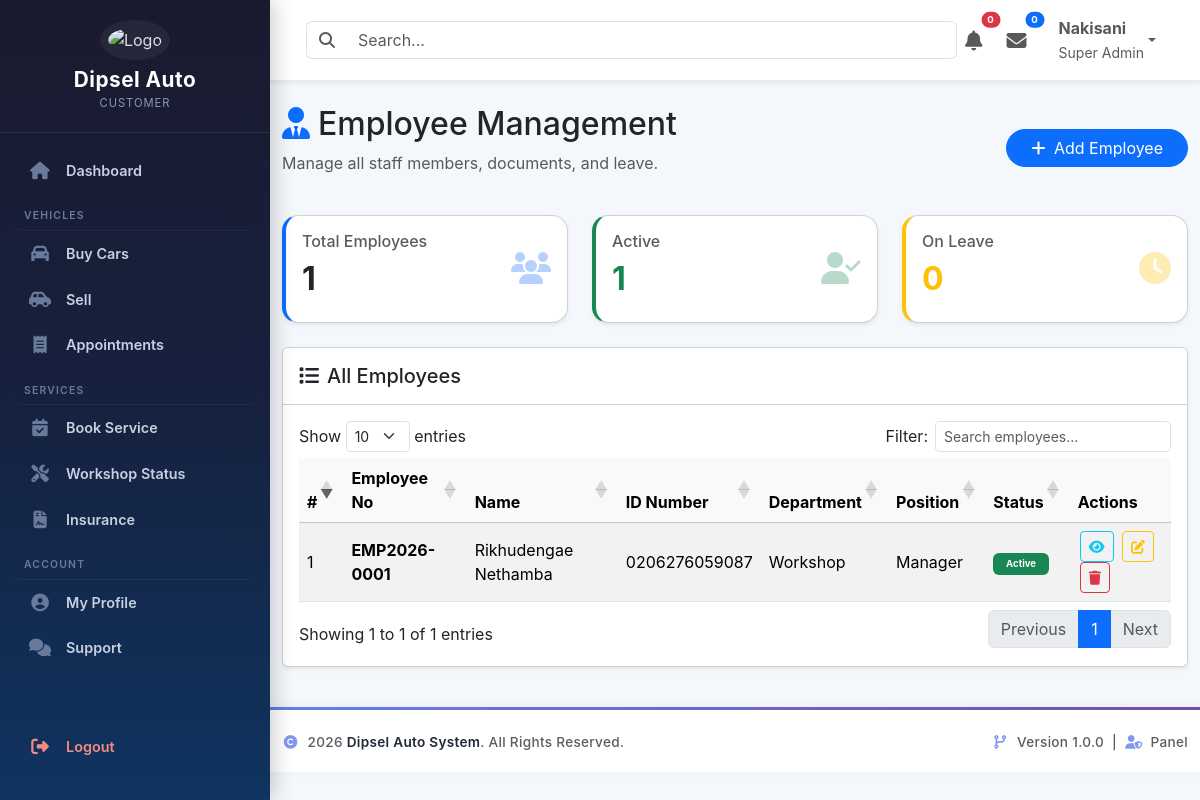
Screenshot of /dashboard/employees/index.php (signed in) with the database file from the repository.
### tables this page shows
CREATE TABLE `persons` (
  `person_id` int(11) NOT NULL,
  `uuid` char(36) NOT NULL,
  `first_name` varchar(100) NOT NULL,
  `middle_name` varchar(100) DEFAULT NULL,
  `last_name` varchar(100) NOT NULL,
  `gender` enum('Male','Female','Other') NOT NULL,
  `date_of_birth` date DEFAULT NULL,
  `id_number` varchar(20) DEFAULT NULL,
  `passport_number` varchar(30) DEFAULT NULL,
  `phone` varchar(20) NOT NULL,
  `email` varchar(150) NOT NULL,
  `password` varchar(255) NOT NULL,
  `profile_photo` varchar(255) DEFAULT NULL,
  `country` varchar(100) DEFAULT 'South Africa',
  `province` varchar(100) DEFAULT NULL,
  `city` varchar(100) DEFAULT NULL,
  `address` text DEFAULT NULL,
  `postal_code` varchar(20) DEFAULT NULL,
  `role` enum('Customer','Employee','Admin','SuperAdmin') NOT NULL DEFAULT 'Customer',
  `status` enum('Active','Inactive','Suspended') NOT NULL DEFAULT 'Active',
  `email_verified` tinyint(1) DEFAULT 0,
  `last_login` datetime DEFAULT NULL,
  `created_at` timestamp NULL DEFAULT current_timestamp(),
  `updated_at` timestamp NULL DEFAULT current_timestamp() ON UPDATE current_timestamp(),
  `reset_token` varchar(255) DEFAULT NULL,
  `reset_token_expiry` datetime DEFAULT NULL
);

CREATE TABLE `employees` (
  `employee_id` int(11) NOT NULL,
  `person_id` int(11) NOT NULL,
  `employee_number` varchar(30) NOT NULL,
  `department` enum('Administration','Sales','Workshop','Marketing','Customer Support','Management') NOT NULL,
  `position` varchar(100) NOT NULL,
  `employment_type` enum('Permanent','Contract','Temporary','Intern') DEFAULT 'Permanent',
  `hire_date` date NOT NULL,
  `salary` decimal(12,2) DEFAULT NULL,
  `supervisor_id` int(11) DEFAULT NULL,
  `employee_status` enum('Active','On Leave','Suspended','Resigned','Terminated') DEFAULT 'Active',
  `created_at` timestamp NOT NULL DEFAULT current_timestamp(),
  `updated_at` timestamp NOT NULL DEFAULT current_timestamp() ON UPDATE current_timestamp(),
  `deleted_at` datetime DEFAULT NULL
);

### includes/auth.php (called while the page is built, shortened)
<?php
require_once __DIR__ . '/../config/database.php';
$sql = "
SELECT
    p.*,
    a.admin_id,
    a.admin_level,
    a.admin_number
FROM persons p
LEFT JOIN admins a
    ON p.person_id = a.person_id
WHERE p.person_id = ?
LIMIT 1
";
$stmt = $pdo->prepare($sql);
$stmt->execute([$_SESSION['person_id']]);
$currentUser = $stmt->fetch(PDO::FETCH_ASSOC);

### dashboard/employees/index.php (the view, shortened to what this page needs)
<?php
require_once '../../includes/auth.php';
require_once '../../config/database.php';
$csrf_token = $_SESSION['csrf_token'];
$totalEmployees = $pdo->query("SELECT COUNT(*) FROM employees WHERE deleted_at IS NULL")->fetchColumn();
$activeEmployees = $pdo->query("SELECT COUNT(*) FROM employees WHERE employee_status = 'Active' AND deleted_at IS NULL")->fetchColumn();
$onLeave = $pdo->query("SELECT COUNT(*) FROM employees WHERE employee_status = 'On Leave' AND deleted_at IS NULL")->fetchColumn();
$sql = "
    SELECT
        e.*,
        p.first_name, p.middle_name, p.last_name,
        p.phone, p.email, p.gender, p.status AS person_status,
        p.id_number
    FROM employees e
    INNER JOIN persons p ON e.person_id = p.person_id
    WHERE e.deleted_at IS NULL
    ORDER BY e.employee_id DESC
";
$employees = $pdo->query($sql);
?>
<!DOCTYPE html>
<html lang="en">
<head>
    <link href="https://cdn.jsdelivr.net/npm/bootstrap@5.3.3/dist/css/bootstrap.min.css" rel="stylesheet">
    <link rel="stylesheet" href="https://cdnjs.cloudflare.com/ajax/libs/font-awesome/6.7.2/css/all.min.css">
    <link rel="stylesheet" href="https://cdn.datatables.net/1.13.7/css/dataTables.bootstrap5.min.css">
</head>
<body>
<?php include '../../includes/sidebar.php'; ?>
<div class="dashboard-wrapper">
    <?php include '../../includes/navbar.php'; ?>
    <div class="container-fluid mt-4">
        <div class="page-header d-flex justify-content-between align-items-center mb-4">
            <div>
                <h2><i class="fas fa-user-tie text-primary me-2"></i>Employee Management</h2>
                <p class="text-muted">Manage all staff members, documents, and leave.</p>
            </div>
            <button class="btn btn-primary rounded-pill px-4" data-bs-toggle="modal" data-bs-target="#employeeModal" onclick="openAddModal()">
                <i class="fas fa-plus me-1"></i> Add Employee
            </button>
        </div>
        <div class="row g-4 mb-4">
            <div class="col-md-4">
                <div class="card stat-card h-100 shadow-sm">
                    <div class="card-body d-flex align-items-center">
                        <div class="flex-grow-1">
                            <h6 class="text-muted">Total Employees</h6>
                            <h2 class="fw-bold"><?= $totalEmployees ?></h2>
                        </div>
                        <div class="stat-icon text-primary"><i class="fas fa-users"></i></div>
                    </div>
                </div>
            </div>
            <div class="col-md-4">
                <div class="card stat-card h-100 shadow-sm" style="border-left-color:#198754;">
                    <div class="card-body d-flex align-items-center">
                        <div class="flex-grow-1">
                            <h6 class="text-muted">Active</h6>
                            <h2 class="fw-bold text-success"><?= $activeEmployees ?></h2>
                        </div>
                        <div class="stat-icon text-success"><i class="fas fa-user-check"></i></div>
                    </div>
                </div>
            </div>
            <div class="col-md-4">
                <div class="card stat-card h-100 shadow-sm" style="border-left-color:#ffc107;">
                    <div class="card-body d-flex align-items-center">
                        <div class="flex-grow-1">
                            <h6 class="text-muted">On Leave</h6>
                            <h2 class="fw-bold text-warning"><?= $onLeave ?></h2>
                        </div>
                        <div class="stat-icon text-warning"><i class="fas fa-clock"></i></div>
                    </div>
                </div>
            </div>
        </div>
        <div class="card shadow-sm">
            <div class="card-header bg-white py-3">
                <h5 class="mb-0"><i class="fas fa-list me-2"></i>All Employees</h5>
            </div>
            <div class="card-body">
                <div class="table-responsive">
                    <table id="employeesTable" class="table table-striped table-hover align-middle">
                        <thead class="table-light">
                            <tr>
                                <th>#</th>
                                <th>Employee No</th>
                                <th>Name</th>
                                <th>ID Number</th>
                                <th>Department</th>
                                <th>Position</th>
                                <th>Status</th>
                                <th>Actions</th>
                            </tr>
                        </thead>
                        <tbody>
                        <?php $counter = 1; while ($row = $employees->fetch()):
                            $statusClass = match($row['employee_status'] ?? 'Active') {
                                'Active' => 'success',
                                'On Leave' => 'warning',
                                'Suspended' => 'danger',
                                'Resigned' => 'secondary',
                                default => 'secondary'
                            };
                        ?>
                            <tr>
                                <td><?= $counter++ ?></td>
                                <td><strong><?= htmlspecialchars($row['employee_number']) ?></strong></td>
                                <td><?= htmlspecialchars($row['first_name'] . ' ' . $row['last_name']) ?></td>
                                <td><?= htmlspecialchars($row['id_number'] ?? 'N/A') ?></td>
                                <td><?= htmlspecialchars($row['department']) ?></td>
                                <td><?= htmlspecialchars($row['position']) ?></td>
                                <td><span class="badge bg-<?= $statusClass ?> badge-status"><?= ucfirst($row['employee_status']) ?></span></td>
                                <td>
                                    <button class="btn btn-sm btn-outline-info action-btn" onclick="viewEmployee(<?= $row['employee_id'] ?>)" title="View"><i class="fas fa-eye"></i></button>
                                    <button class="btn btn-sm btn-outline-warning action-btn" onclick="editEmployee(<?= $row['employee_id'] ?>)" title="Edit"><i class="fas fa-edit"></i></button>
                                    <a href="?action=delete&id=<?= $row['employee_id'] ?>&csrf_token=<?= $csrf_token ?>" class="btn btn-sm btn-outline-danger action-btn" onclick="return confirm('Delete this employee?')" title="Delete"><i class="fas fa-trash"></i></a>
                                </td>
                            </tr>
                        <?php endwhile; ?>
                        </tbody>
                    </table>
                </div>
            </div>
        </div>
    </div>
    <?php include '../../includes/footer.php'; ?>
</body>
</html>

### includes/navbar.php (shortened to what this page needs)
<nav class="navbar navbar-expand-lg bg-white shadow-sm sticky-top px-4 py-2">
    <div class="container-fluid">
        <form class="d-flex flex-grow-1">
            <div class="input-group">
                <span class="input-group-text bg-white border-end-0">
                    <i class="fas fa-search text-muted"></i>
                </span>
                <input
                    type="search"
                    class="form-control border-start-0"
                    placeholder="Search..."
                >
            </div>
        </form>
        <ul class="navbar-nav ms-auto align-items-center">
            <li class="nav-item dropdown me-2">
                <a class="nav-link position-relative" href="#" data-bs-toggle="dropdown">
                    <i class="fas fa-bell fa-lg"></i>
                    <span class="badge rounded-pill bg-danger position-absolute top-0 start-100 translate-middle">
                        0
                    </span>
                </a>
            </li>
            <li class="nav-item dropdown me-3">
                <a class="nav-link position-relative" href="#" data-bs-toggle="dropdown">
                    <i class="fas fa-envelope fa-lg"></i>
                    <span class="badge rounded-pill bg-primary position-absolute top-0 start-100 translate-middle">
                        0
                    </span>
                </a>
            </li>
            <li class="nav-item dropdown">
                <a class="nav-link dropdown-toggle d-flex align-items-center"
                   href="#"
                   data-bs-toggle="dropdown">
                    <div class="d-none d-sm-block">
                        <strong>
                            <?= htmlspecialchars($currentUser['first_name']) ?>
                        </strong>
                        <br>
                        <small class="text-muted">
                            <?= htmlspecialchars($currentUser['admin_level'] ?? 'Super Admin') ?>
                        </small>
                    </div>
                </a>
            </li>
        </ul>
    </div>
</nav>

### dashboard/employees/index.php (style rules this page uses)
body { font-family: 'Inter', sans-serif; background: #f4f7fc; }
.dashboard-wrapper { margin-left: 270px; min-height: 100vh; background: #f4f7fc; transition: all 0.3s; }
.stat-card { border-left: 4px solid #0d6efd; transition: transform 0.2s, box-shadow 0.2s; border-radius: 16px; box-shadow: 0 4px 20px rgba(0,0,0,0.04); background: #fff; }
.stat-icon { font-size: 2rem; opacity: 0.3; }
.badge-status { font-size: 0.85rem; padding: 0.4rem 0.8rem; }
.action-btn { margin: 0 2px; }

### includes/navbar.php (style rules this page uses)
.navbar { background:#fff; border-bottom:1px solid #ececec; z-index:1040; }
.navbar .form-control { box-shadow:none; }
.badge { font-size:.6rem; }

### rows the page displays
persons: first_name "Nakisani"
employees: employee_number "EMP2026-0001", person.last_name "Rikhudengae Nethamba", person.id_number "0206276059087", department "Workshop", position "Manager", employee_status "Active"

### other values shown
$userRole "CUSTOMER"
$item['label'] "Dashboard"
$section['title'] "VEHICLES"
$item['label'] "Buy Cars"
$item['label'] "Sell"
$item['label'] "Appointments"
$section['title'] "SERVICES"
$item['label'] "Book Service"
$item['label'] "Workshop Status"
$item['label'] "Insurance"
$section['title'] "ACCOUNT"
$item['label'] "My Profile"
$item['label'] "Support"
$item['label'] "Logout"
$currentUser['admin_level'] "Super Admin"
